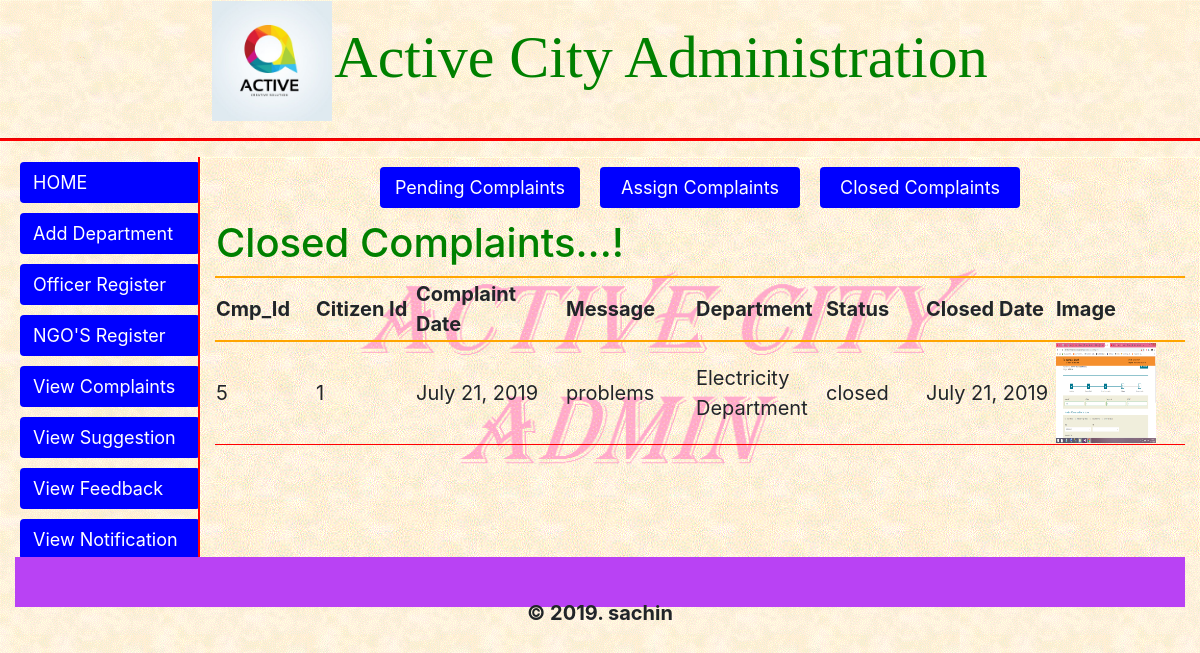
Page /Ac_Admin/closed_complaints/ (signed in) on the committed database.
### Ac_Citizen/models.py (models this page shows)
class Complaint_Table(models.Model):
    comp_id = models.AutoField(primary_key=True)
    dept_name = models.ForeignKey(Department_Table,on_delete=models.CASCADE)
    citz_id = models.ForeignKey(Citizen_Table,on_delete=models.CASCADE)
    cmp_date = models.DateField(auto_now_add=True)
    status = models.CharField(max_length=20,null=True)
    message = models.TextField()
    image = models.ImageField(upload_to='complaints',default=False)
    close_date = models.DateField(null=True)

### Ac_Admin/views.py (the view)
# urls.py: path('closed_complaints/',views.admin_closed_complaints,name='admin_closed_complaints'),
def admin_closed_complaints(request):
    try:
        username = request.session['username']
        qs = Complaint_Table.objects.filter(status='closed')
        return render(request,'ac_admin/closed_complaints.html',{'object_list':qs})
    except KeyError:
        return redirect('admin_login')

### templates/ac_admin/closed_complaints.html (shortened to what this page needs)
<!DOCTYPE html>
{% extends 'ac_admin/admin_complaint_index.html' %}
{% load staticfiles %}
            {% block body %}
                {% include 'ac_admin/admin_complaints_menu.html' %}
                <table class="comp-table">
                    <tr><th colspan="8"><h1>Closed Complaints...!</h1></th></tr>
                    <tr>
                        <th width="100">Cmp_Id</th>
                        <th width="100">Citizen Id</th>
                        <th width="150">Complaint Date</th>
                        <th width="130">Message</th>
                        <th width="130">Department</th>
                        <th width="100">Status</th>
                        <th width="130">Closed Date</th>
                        <th width="130">Image</th>
                    </tr>
                    {% for obj in object_list %}
                        <tr>
                            <td>{{ obj.comp_id }}</td>
                            <td>{{ obj.citz_id_id }}</td>
                            <td>{{ obj.cmp_date }}</td>
                            <td>{{ obj.message }}</td>
                            <td>{{ obj.dept_name_id }}</td>
                            <td>{{ obj.status }}</td>
                            <td>{{ obj.close_date }}</td>
                            <td><img src="{{ obj.image.url }}" width="100" height="100"></td>
                        </tr>
                    {% endfor %}
                </table>
            {% endblock %}

### rows in the picture
Complaint_Table: comp_id "5", citz_id_id "1", cmp_date "July 21, 2019", message "problems", dept_name_id "Electricity Department", status "closed", close_date "July 21, 2019", image (picture)
